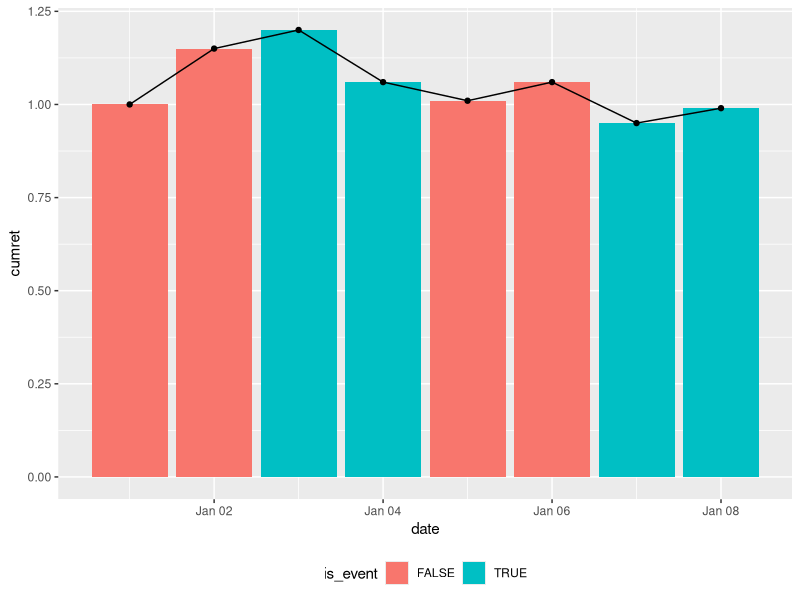
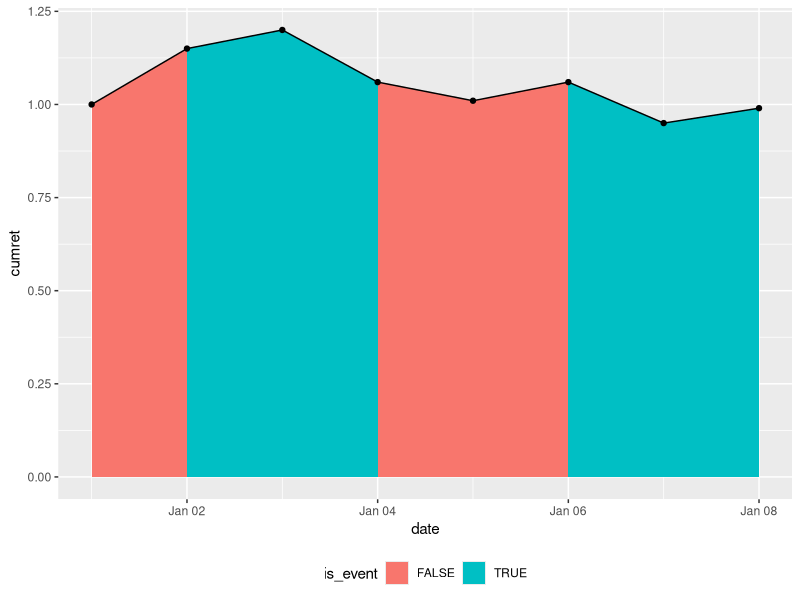
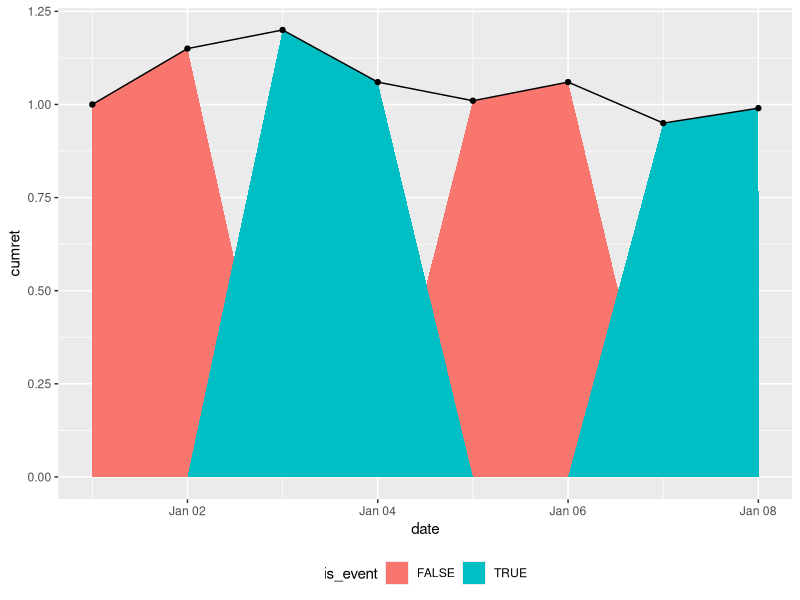
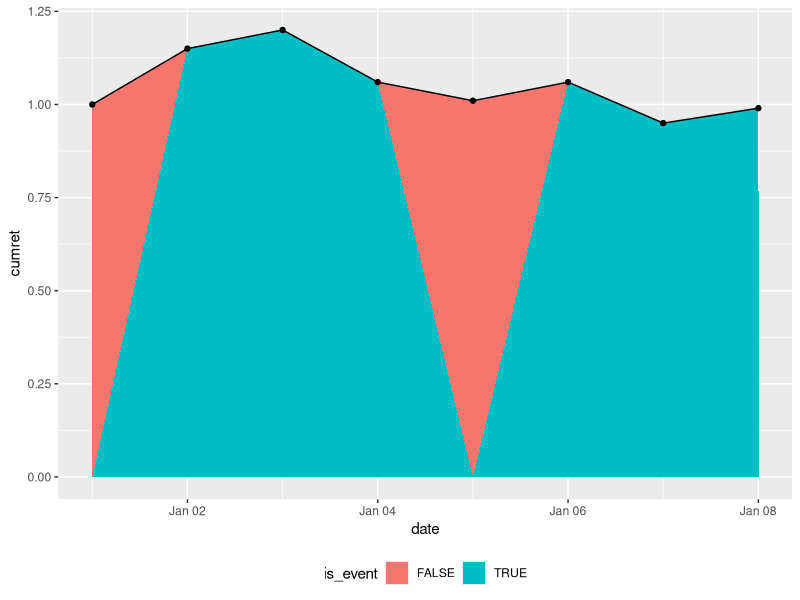

The R source for these figures, in order:
## ---- chunk 1
#| message: false
library(tidyverse)
## ---- chunk 2
df <-
  tribble(
    ~date, ~cumret, ~is_event,
    "2024-01-01", 1, FALSE,
    "2024-01-02", 1.15, FALSE,
    "2024-01-03", 1.20, TRUE,
    "2024-01-04", 1.06, TRUE,
    "2024-01-05", 1.01, FALSE,
    "2024-01-06", 1.06, FALSE,
    "2024-01-07", 0.95, TRUE,
    "2024-01-08", 0.99, TRUE
  ) |>
  mutate(date = as.Date(date))
## ---- chunk 3
#| echo: true
#| label: fig-bar
#| fig-cap: An initial plot
df |>
  arrange(date) |>
  ggplot(aes(x = date, y = cumret)) +
  geom_col(aes(fill = is_event)) +
  geom_line() +
  geom_point() +
  theme(legend.position = "bottom")
## ---- chunk 4
#| echo: false
#| label: fig-sol
#| fig-cap: Desired plot
df |>
  arrange(date) |>
  mutate(switch = coalesce(is_event != lead(is_event), FALSE)) |>
  ggplot(aes(x = date, y = cumret)) +
  geom_ribbon(mapping = aes(ymax = if_else(!is_event | switch, cumret, NA),
                            ymin = 0,
                            fill = FALSE)) +
  geom_ribbon(mapping = aes(ymax = if_else(is_event | switch, cumret, NA),
                            ymin = 0,
                            fill = TRUE)) +
  geom_line() +
  geom_point() +
  labs(fill = "is_event") +
  theme(legend.position = "bottom")
## ---- chunk 5
#| echo: true
#| label: fig-att-1
#| fig-cap: First attempt
df |>
  arrange(date) |>
  ggplot(aes(x = date, y = cumret)) +
  geom_area(mapping = aes(y = if_else(!is_event, cumret, 0),
                          fill = FALSE)) +
  geom_area(mapping = aes(y = if_else(is_event, cumret, 0),
                          fill = TRUE)) +
  geom_line() +
  geom_point() +
  labs(fill = "is_event") +
  theme(legend.position = "bottom")
## ---- chunk 6
#| label: fig-att-2
#| fig-cap: Second attempt
df |>
  arrange(date) |>
  mutate(switch = coalesce(is_event != lead(is_event), FALSE)) |>
  ggplot(aes(x = date, y = cumret)) +
  geom_area(mapping = aes(y = if_else(!is_event | switch, cumret, 0),
                          fill = FALSE)) +
  geom_area(mapping = aes(y = if_else(is_event | switch, cumret, 0),
                          fill = TRUE)) +
  geom_line() +
  geom_point() +
  labs(fill = "is_event") +
  theme(legend.position = "bottom")
